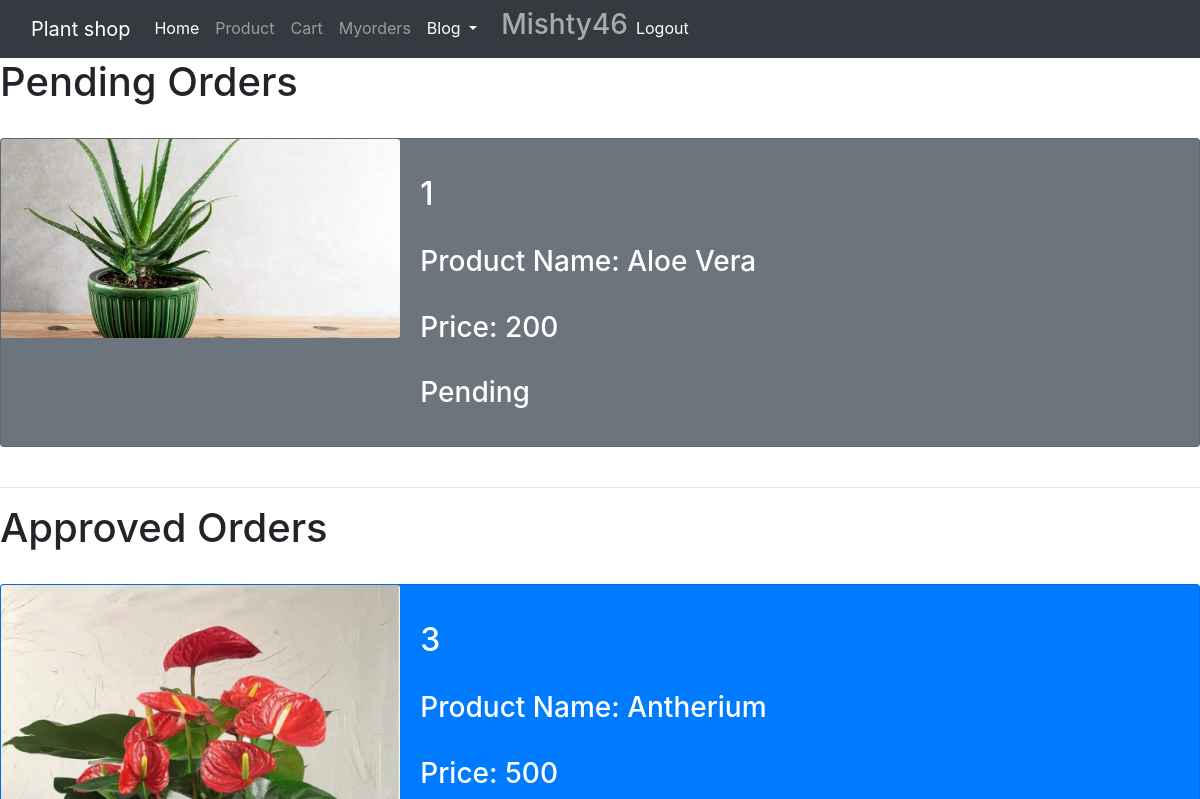
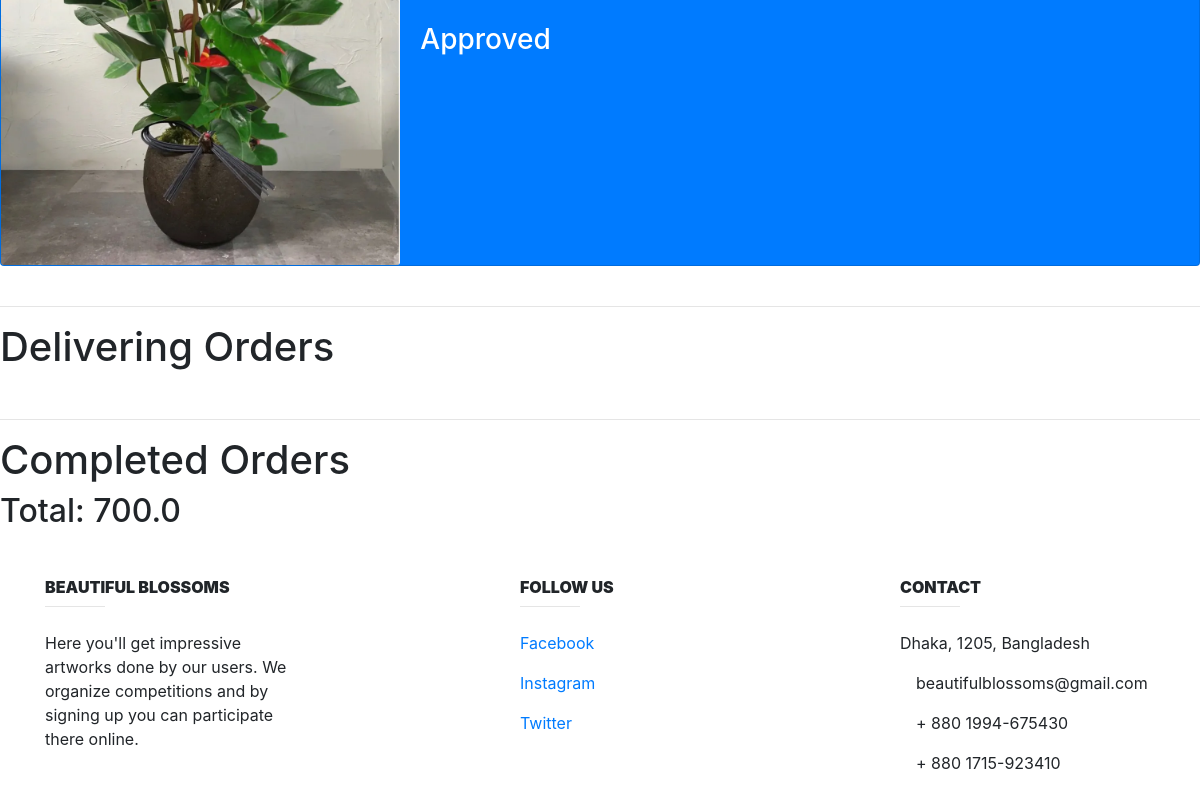
The app's page /Myorders/ (signed in), older data (2 pictures, top to bottom).
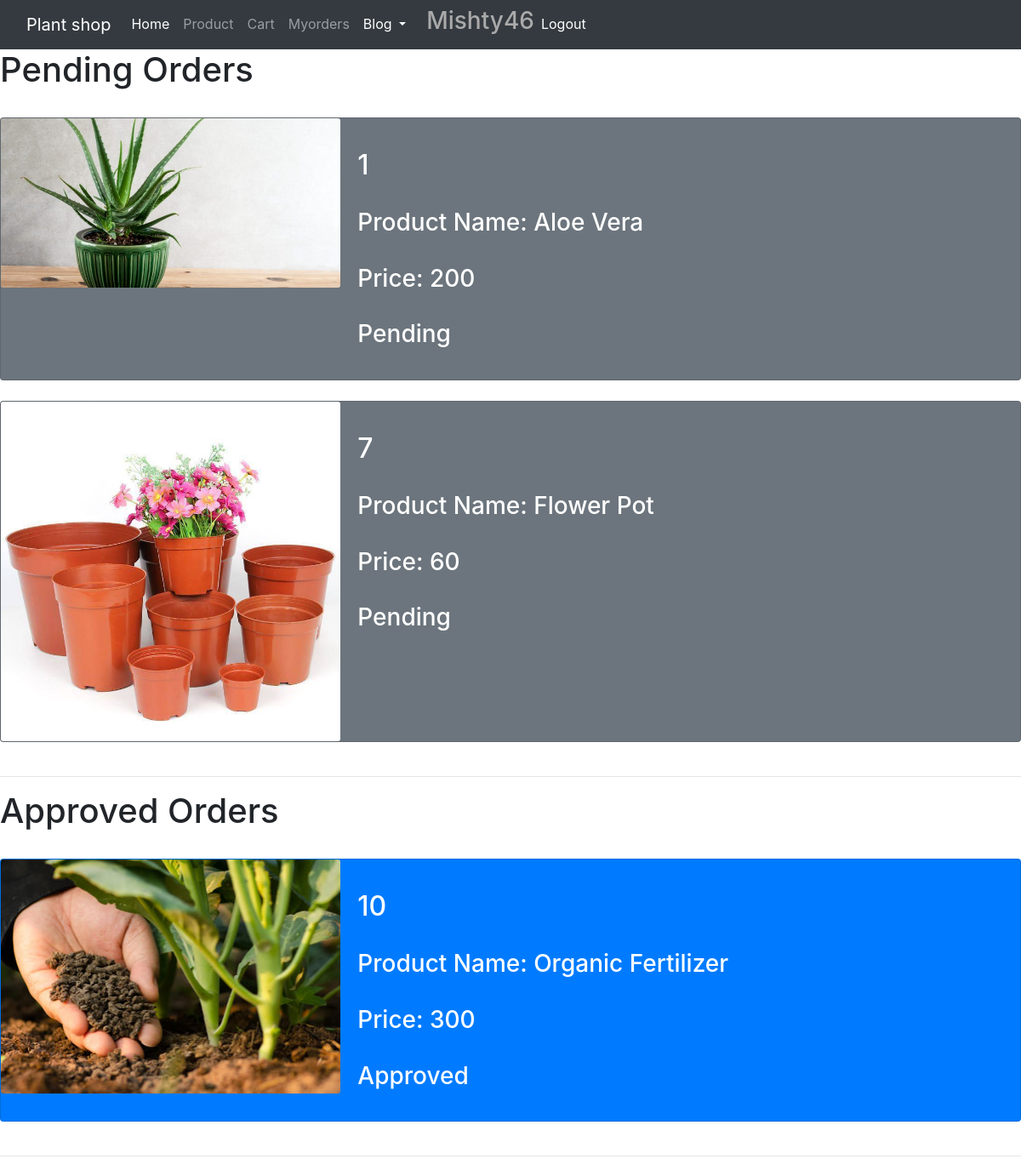
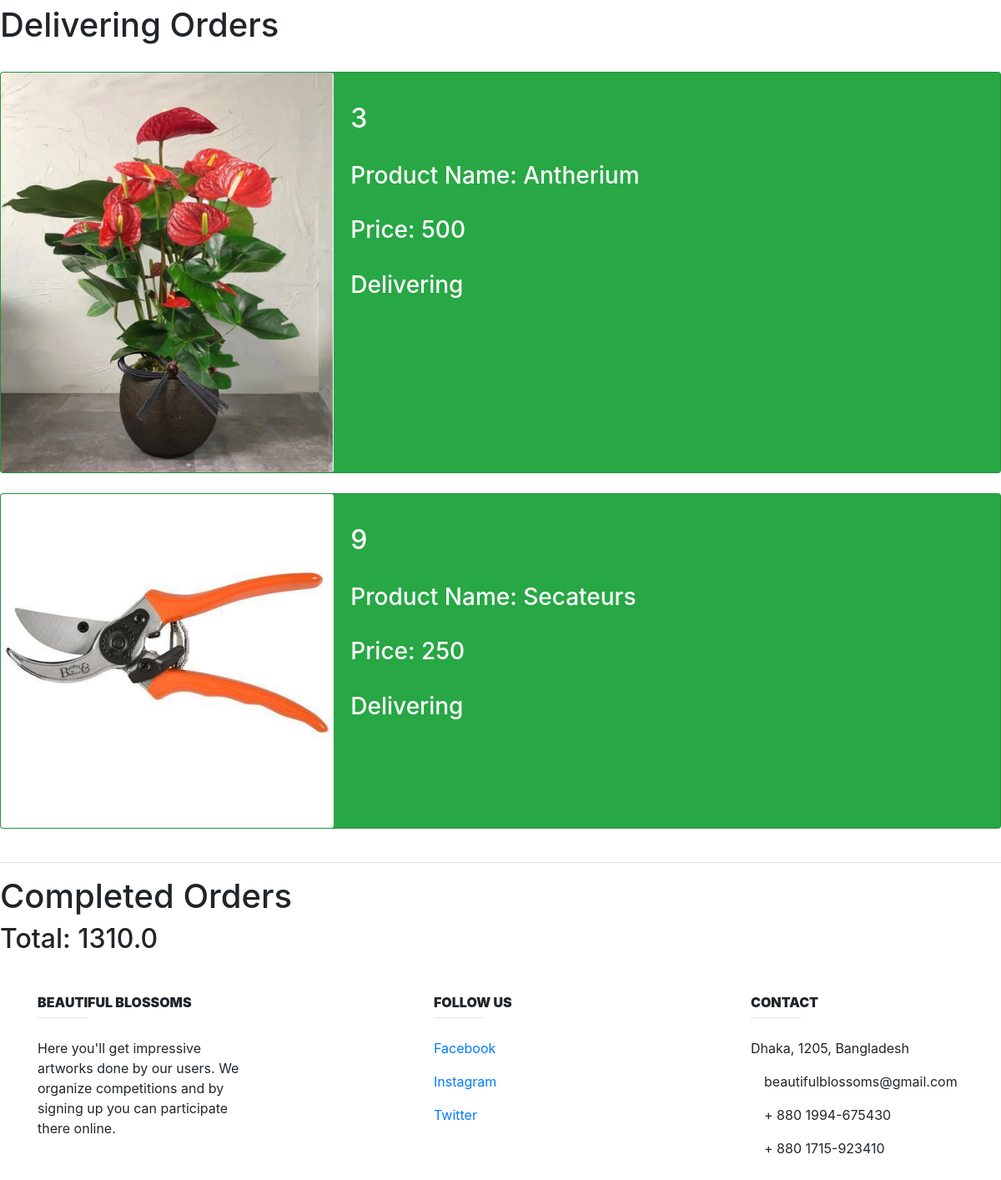
The same page, newer data (2 pictures, top to bottom).
### Product/models.py (models this page shows, shortened)
class Order(models.Model):
    user = models.ForeignKey(User, on_delete=models.CASCADE)
    product = models.ForeignKey(Product, on_delete=models.CASCADE, null=True, blank=True)
    created_date = models.DateTimeField(auto_now_add=True, auto_now=False)
    updated_date = models.DateTimeField(auto_now_add=False, auto_now=True)
    STATUS_CHOICES = (
        ('Pending', 'Pending'),
        ('Approved', 'Approved'),
        ('Delivering', 'Delivering'),
        ('Completed', 'Completed')
    )
    status = models.CharField(max_length=30, choices=STATUS_CHOICES, default='Pending')
    PAYMENT_CHOICES = (
        ('Bkash', 'Bkash'),
        ('Rocket', 'Rocket'),
        ('Payment on delivery', 'Payment on delivery')
    )
    payment_options = models.CharField(max_length=50, choices=PAYMENT_CHOICES, default='Payment on delivery')
    is_paid = models.BooleanField(default=False)
    transaction_id = models.CharField(max_length=30, null =True, blank=True)

class Product(models.Model):
    product_name = models.CharField(max_length=100, default="")
    price = models.IntegerField(blank=True)
    picture = models.ImageField(upload_to='images/plants/',blank=True)
    reviews = models.ManyToManyField(Review)

### Product/views.py (the view)
# urls.py: path('Myorders/', product_views.my_orders, name='Myorders'),
@login_required
def my_orders(request):
    orders = Order(user=request.user)
    try:
        orders = Order.objects.filter(user=request.user)
        order_status = True
    except orders.DoesNotExist:
        orders = Order(user=request.user)
        order_status = False
    total = 0.0
    for order in orders:
        total += order.product.price
    context = {
        'orders': orders,
        'order_status': order_status,
        'total': total
    }
    return render(request, 'Product/order.html', context)

### templates/Product/order.html (shortened to what this page needs)
{% extends 'Base.html' %}
{% block content  %}
    {% if order_status == True %}
        <h1>Pending Orders</h1>
        {% for order in orders %}
            {% if order.status == 'Pending' %}
                <br>
               <div class="card text-white bg-secondary mb-2`" >
                  <div class="row no-gutters">
                    <div class="col-md-4">
                      <img src="{{ order.product.picture.url }}" class="card-img" alt="...">
                    </div>
                    <div class="col-md-8">
                      <div class="card-body">
                        <p class="card-text">
                            <h2>{{ order.product.id }}</h2> <br>
                            <h3>Product Name: {{ order.product.product_name }}</h3> <br>
                          <h3>Price: {{ order.product.price }} </h3><br>
                            <h3>{{ order.status }} </h3>
                        </p>
                      </div>
                    </div>
                  </div>
                </div>
            {% endif %}
        {% endfor %}
        <br>
        <hr>
        <h1>Approved Orders</h1>
        {% for order in orders %}
            {% if order.status == 'Approved' %}
                <br>
               <div class="card text-white bg-primary mb-2`" >
                  <div class="row no-gutters">
                    <div class="col-md-4">
                      <img src="{{ order.product.picture.url }}" class="card-img" alt="...">
                    </div>
                    <div class="col-md-8">
                      <div class="card-body">
                        <p class="card-text">
                             <h2>{{ order.product.id }}</h2> <br>
                            <h3>Product Name: {{ order.product.product_name }}</h3> <br>
                          <h3>Price: {{ order.product.price }} </h3><br>
                            <h3>{{ order.status }} </h3>
                        </p>
                      </div>
                    </div>
                  </div>
                </div>
            {% endif %}
        {% endfor %}
        <br>
        <hr>
        <h1>Delivering Orders</h1>
        {% for order in orders %}
            {% if order.status == 'Delivering' %}
                <br>
               <div class="card text-white bg-success mb-2`" >
                  <div class="row no-gutters">
                    <div class="col-md-4">
                      <img src="{{ order.product.picture.url }}" class="card-img" alt="...">
                    </div>
                    <div class="col-md-8">
                      <div class="card-body">
                        <p class="card-text">
                            <h2>{{ order.product.id }}</h2> <br>
                            <h3>Product Name: {{ order.product.product_name }}</h3> <br>
                          <h3>Price: {{ order.product.price }} </h3><br>
                            <h3>{{ order.status }} </h3>
                        </p>
                      </div>
                    </div>
                  </div>
                </div>
            {% endif %}
        {% endfor %}
        <br>
        <hr>
        <h1>Completed Orders</h1>
    <h2>Total: {{ total }}</h2>
    {% else %}
        <h2>Total: 0.00</h2>
    {% endif %}
{% endblock content %}

### templates/Base.html (shortened to what this page needs)
<body>
<nav class="navbar navbar-expand-lg navbar-dark bg-dark">
  <div class="container-fluid">
    <a class="navbar-brand" href="#">Plant shop</a>
    <div class="collapse navbar-collapse" id="navbarSupportedContent">
      <ul class="navbar-nav me-auto mb-2 mb-lg-0">
        <li class="nav-item">
          <a class="nav-link active" aria-current="page" href="{% url 'Homepage' %}">Home</a>
        </li>
        <li class="nav-item">
          <a class="nav-link" href="{% url 'Product' %}">Product</a>
        </li>
       <li class="nav-item">
          <a class="nav-link" href="{% url 'cart' %}">Cart</a>
        </li>
       <li class="nav-item">
          <a class="nav-link" href="{% url 'Myorders' %}">Myorders</a>
        </li>
         <li class="nav-item dropdown active">
        <a class="nav-link dropdown-toggle" href="#" id="navbarDropdown" role="button" data-toggle="dropdown" aria-haspopup="true" aria-expanded="false">
         Blog
        </a>{% load static %}
<!DOCTYPE html>
<html lang="en">
<head>
    <link rel="stylesheet" href="https://stackpath.bootstrapcdn.com/bootstrap/4.5.2/css/bootstrap.min.css">
    <link rel="stylesheet" href="https://maxcdn.bootstrapcdn.com/bootstrap/4.0.0/css/bootstrap.min.css">
</head>
      </li>
        <li class="nav-item">
          <a class="nav-link disabled"></a>
        </li>
            <li class="nav-item">
        {% if user.is_authenticated %}
            <h3 style="color: #aaaaaa">{{ user.username }}</h3>
        {% else %}
            <h3 style="color: #aaaaaa"> Stranger!</h3>
        {% endif %}
     <li class="nav-item active">
        {% if user.is_authenticated %}
            <a class="nav-link" href="{% url 'logout' %}">Logout <span class="sr-only">(current)</span></a>
        {% else %}
            <a class="nav-link" href="{% url 'Registration' %}">Registration <span class="sr-only">(current)</span></a>
            <a class="nav-link" href="{% url 'login' %}">Login <span class="sr-only">(current)</span></a>
        {% endif %}
     </li>
    </div>
  </div>
</nav>
{% block content %}
{% endblock content %}
<footer class="page-footer font-small unique-color-dark">
        <div class="container mt-5 mb-4 text-center text-md-left">
            <div class="row mt-3">
                <div class="col-md-3 col-lg-4 col-xl-3 mb-4">
                    <h6 class="text-uppercase font-weight-bold">
                        <strong>BEAUTIFUL BLOSSOMS</strong>
                    </h6>
                    <hr class="deep-purple accent-2 mb-4 mt-0 d-inline-block mx-auto" style="width: 60px;">
                    <p>Here you'll get impressive artworks done by our users. We organize competitions and by signing
                        up you can participate there online.</p>
                </div>
                <div class="col-md-2 col-lg-2 col-xl-2 mx-auto mb-4">
                    <h6 class="text-uppercase font-weight-bold">
                        <strong>Follow us</strong>
                    </h6>
                    <hr class="deep-purple accent-2 mb-4 mt-0 d-inline-block mx-auto" style="width: 60px;">
                    <p>
                        <a href="#!">Facebook</a>
                    </p>
                    <p>
                        <a href="#!">Instagram</a>
                    </p>
                    <p>
                        <a href="#!">Twitter</a>
                    </p>
                </div>
                <div class="col-md-4 col-lg-3 col-xl-3">
                    <h6 class="text-uppercase font-weight-bold">
                        <strong>Contact</strong>
                    </h6>
                    <hr class="deep-purple accent-2 mb-4 mt-0 d-inline-block mx-auto" style="width: 60px;">
                    <p>
                        </i> Dhaka, 1205, Bangladesh</p>
                    <p>
                         beautifulblossoms@gmail.com</p>
                    <p>
                         + 880 1994-675430</p>
                    <p>
                         + 880 1715-923410</p>
                </div>
            </div>
        </div>
    </footer>
</body>
</html>

Row changes from the older to the newer data that the page shows:
added Order: product.picture (picture), product.id "7", product.product_name "Flower Pot", product.price "60", status "Pending", shown under "Pending Orders"
added Order: product.picture (picture), product.id "10", product.product_name "Organic Fertilizer", product.price "300", status "Approved", shown under "Approved Orders"
changed Order "Antherium": moves from the list under "Approved Orders" to the list under "Delivering Orders"
added Order: product.picture (picture), product.id "9", product.product_name "Secateurs", product.price "250", status "Delivering", shown under "Delivering Orders"
Text that changed along with them:
{{ total }}: "700.0" → "1310.0"
